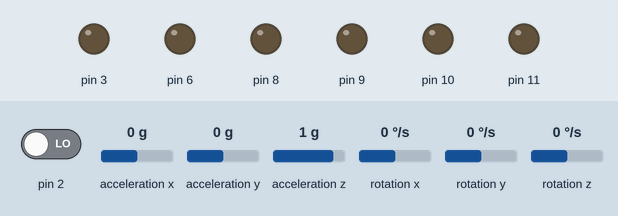
Recording of a sketch running on a simulated Arduino Uno, built with avr-gcc and run on an emulated ATmega328P. Shown: output pins drawn as LEDs (lit = HIGH). The test bench sets the inputs (shaded band); at power-on: pin 2 LOW, acceleration x 0 g, acceleration y 0 g, acceleration z 1 g, rotation x 0 °/s, rotation y 0 °/s, rotation z 0 °/s. The sensor or clock chip raises its interrupt line as the real part does; what the sketch prints to the serial monitor is not drawn.

Above: at 0.1 s.
At 0.6 s:
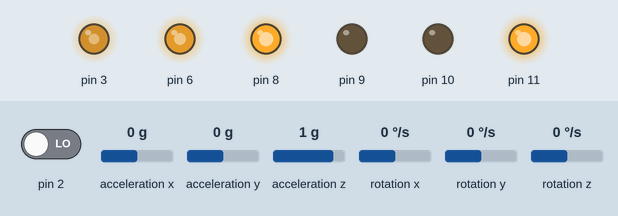
Timing chart, 0 to 2.1 s (numbered marks = the images above):
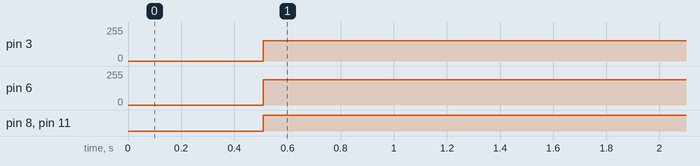

The sketch:

Codigo_Arduino_Equilibrista.ino
```cpp
#include <PID_v1.h> // Inclui biblioteca do PID
#include <LMotorController.h> // Inclui biblioteca do controlador de motores DC
#include "I2Cdev.h"  // Inclui a biblioteca I2C (Protocolo de comunicação usado pelo MPU6050)

#include "MPU6050_6Axis_MotionApps20.h" // Inclui a biblioteca MPU6050_6Axis_MotionApps20 (Configuração do modo escolhido para setup no MPU6050)


#if I2CDEV_IMPLEMENTATION == I2CDEV_ARDUINO_WIRE //Implementa se necessário uma comunicação para o arduino com o protocolo I2C incluindo-se a biblioteca Wire
    #include "Wire.h" // Inclui biblioteca Wire (Comunicação do arduino com o protocolo I2C)
#endif //Fim da macro condição


#define LOG_INPUT 1 // Define a constante LOG_INPUT, se for diferente de 0 imprime no serial os valores obtidos pelo giroscópio; se for 0 não imprime
#define MANUAL_TUNING 0 // Define a constante MANUAL_TUNING, se for diferente de 0 a configuração do PID se dar por forma manual (Através dos potenciômetros); se for 0 usa o PID pré-definido
#define LOG_PID_CONSTANTS 0 //Define a constante LOG_PID_CONSTANTS, se for diferente de 0 imprime no serial os valores manuiais obtidos de Kp, Ki e Kd; se for 0 não imprime
#define MOVE_BACK_FORTH 0 // Define a constante MOVE_BACK_FORTH, se for diferente de 0, a função é invocada e aumenta e diminua do setpoint valor de movingAngleOffset a cada 5 segundos, se for 0 não invoca a função
#define MIN_ABS_SPEED 30 // Define a constante MIN_ABS_SPEED, que será o menor valor de velocidade para os motores

// MPU


MPU6050 mpu; //Inclui as funções do MPU6050

// MPU controle/status das variáveis
bool dmpReady = false;  // Verifica se a conexão com o DMP (Digital Motion Processor) no MPU6050 foi realizada com sucesso, se sim recebe True
uint8_t mpuIntStatus;   // Mantém o byte atual do estado de interrupção do MPU6050
uint8_t devStatus;      // Retorno após cada operação do dispositivo com a comunicação I2Cdev (se for igual a 0 sucesso, se for diferente de 0 erro)
uint16_t packetSize;    // Tamanho do pacote DMP esperado (o padrão é 42 bytes)
uint16_t fifoCount;     // Contagem de todos os bytes atualmente no FIFO (acrônimo para First In, First Out, que em português significa primeiro a entrar, primeiro a sair)
uint8_t fifoBuffer[64]; // Buffer de armazenamento do FIFO

// Orientação/Movimento das variáveis
Quaternion q;           // [w, x, y, z]         Recipiente quaternion
VectorFloat gravity;    // [x, y, z]            Vetor gravidade
float ypr[3];           // [yaw, pitch, roll]   yaw/pitch/roll Recipiente e vetor gravidade (ypr[3] é igual a 3 pois usamos o valor de roll)


// PID

#if MANUAL_TUNING // Macro condição, se a constante MANUAL-TUNING for diferente de 0 realiza os comandos do encadeamento abaixo
  double kp , ki, kd; // Define kp, ki e kd como sendo do tipo double
  double prevKp, prevKi, prevKd; // Define prevKp, prevKi e prevKd como sendo do tipo double
#endif // Encerra a Macro condição
double originalSetpoint = 183; // Define originalSetpoint como sendo do tipo double (Esse valor é o ângulo desejado para o robô)
double setpoint = originalSetpoint; // Define setpoint como sendo do tipo double e igual ao originalSetpoint (Para efeito de cálculos no PID)
double movingAngleOffset = 0.3; // Define movingAngleOffset como sendo do tipo double (Valor para ser acrescentado e diminuido no setpoint se a constante MOVE_BACK_FORTH for != 0)
double input, output; // Define input e output como sendo do tipo double (Valores de entrada e saída do cálculo PID)
int moveState=0; // Define moveState como sendo do tipo int (Inteiros) função do movimento do robô, se for 0 = balanceado; 1 = para trás; 2 = frente

#if MANUAL_TUNING // Macro condição, se a constante MANUAL_TUNING for diferente de 0 realiza o comando abaixo (Ajuste do PID de forma Manual com potenciômetros)
  PID pid(&input, &output, &setpoint, 0, 0, 0, DIRECT); // Define a função do PID com os valores informados para o input, output, setpoint, Kp, Ki, Kd e o sentido de direção do controle
#else // Macro condição, se não for diferente de 0 realiza o comando abaixo (Ajuste pré-definido do PID, "forma Automática")
  PID pid(&input, &output, &setpoint, 21, 47, 0.4, DIRECT); // Define a função do PID com os valores informados para o input, output, setpoint, Kp, Ki, Kd e o sentido de direção do controle
#endif  // Encerra a Macro condição
//Obs: Valores Manuais para o PID melhores aceitos no nosso robô KP = 21 KI = 47 KD = 0.4

// Controle do MOTOR


int ENA = 3; // Pino de Saída do controle PWM do motor Esquerdo
int IN1 = 8; // Pino de Saída da ligação do motor Esquerdo, HIGH ou LOW
int IN2 = 9; // Pino de Saída da ligação do motor Esquerdo, HIGH ou LOW
int IN3 = 11; // Pino de Saída da ligação do motor Direito, HIGH ou LOW
int IN4 = 10; // Pino de Saída da ligação do motor Direito, HIGH ou LOW
int ENB = 6; // Pino de Saída do controle PWM do motor Direito


LMotorController motorController(ENA, IN1, IN2, ENB, IN3, IN4, 0.6, 0.75); // Define os pinos na função da biblioteca de controle de motores DC e as constantes de velocidade dos motores


// Temporizadores


long time1Hz = 0; // Define time1Hz como sendo do tipo long
long time5Hz = 0; // Define time5Hz como sendo do tipo long


volatile bool mpuInterrupt = false;     // indica se o pino de interrupção do MPU6050 foi alto (HIGH)
void dmpDataReady() // Define a função dmpDataReady para verificação de inicialização do DMP (Digital Motion Processor)
{
    mpuInterrupt = true; // Análisa se houve interrupção do MPU6050 se sim recebe True
}


void setup() //Função de configuração do setup para inicialização no arduino
{
    // aderir ao barramento I2C (a biblioteca I2Cdev não faz isso automaticamente)
    #if I2CDEV_IMPLEMENTATION == I2CDEV_ARDUINO_WIRE  // Verifica se a implementação da comunicação I2Cdev com o arduino é compatível com as funções I2CDEV_ARDUINO_WIRE
        Wire.begin(); // Inicia a comunicação com o MPU6050 e o arduino
        TWBR = 24; // Define a velocidade do Clock de comunicação do MPU e o CPU do arduino
    #elif I2CDEV_IMPLEMENTATION == I2CDEV_BUILTIN_FASTWIRE //Se não, verifica se a implementação da comunicação I2Cdev com o arduino é compatível com as funções I2CDEV_BUILTIN_FASTWIRE
        Fastwire::setup(400, true); // Inicia a função de comunicação do MPU com o arduino pela biblioteca Fastwire definindo os paramêtros da função
    #endif // Encerra a Macro condição

    //Inicia a porta de comunicação Serial
    Serial.begin(115200);

    // Inicia o dispostivo de comunicação I2C (MPU6050)
    Serial.println(F("Initializing I2C devices...")); // Imprime no Serial, inicialização dos dispositivos I2C
    mpu.initialize(); // Função de inicialização do MPU6050

    // Verifica a conexão do dispositivo com o arduino
    Serial.println(F("Testing device connections...")); // Imprime no serial, Teste de conexão com o dispositivo
    Serial.println(mpu.testConnection() ? F("MPU6050 connection successful") : F("MPU6050 connection failed")); //Realiza a função de teste de conexão com o MPU e imprime se falhou ou funcionou

    // Carrega e configura o DMP (Digital Motion Processor)
    Serial.println(F("Initializing DMP...")); // Imprime na tela, inicialização do DMP
    devStatus = mpu.dmpInitialize(); // Invoca a função de inicialização do DMP e salva seu retorno na variável devStatus

    // Forneça os valores de deslocamentos do giroscópio, ajustados para a sensibilidade mínima
    mpu.setXGyroOffset(220); // Define o valor como paramêtro da função para o ângulo X do Giroscópio
    mpu.setYGyroOffset(76); // Define o valor como paramêtro da função para o ângulo Y do Giroscópio
    mpu.setZGyroOffset(-85); // Define o valor como paramêtro da função para o ângulo Y do Giroscópio
    mpu.setZAccelOffset(1788); // Define o valor como paramêtro da função para o ângulo Z do Acelerômetro

    // Certifica-se se o valor da inicialização do DMP foi realizada com sucesso (retorna 0 se assim for)
    if (devStatus == 0)
    {
        // Liga o DMP, agora que está ok (Passou no teste)
        Serial.println(F("Enabling DMP...")); // Imprime no Serial, Habilitando o DMP
        mpu.setDMPEnabled(true); // Invoca a função de habilitação do DMP passando o paramêtro verdadeiro

        // Ativa a detecção de interrupção do Arduino
        Serial.println(F("Enabling interrupt detection (Arduino external interrupt 0)...")); // Imprime no Serial, Habilitação de detecção de interrupação (Externo ao arduino interrupção 0)
        attachInterrupt(0, dmpDataReady, RISING); // Invoca a função de interrupção do MPU6050 com os paramêtros fornecidos entre parênteses
        mpuIntStatus = mpu.getIntStatus(); // Invoca a função do status do funcionamento da interrupção do MPU6050 e salva o retorno na variável mpuIntStatus

        // define nosso sinalizador DMP Ready para que a função loop () principal saiba que está tudo ok
        Serial.println(F("DMP ready! Waiting for first interrupt...")); // Imprime no Serial que o DMP está ok e aguardando interrupções do MPU6050
        dmpReady = true; // A variável dmpReady recebe o valor bolleano Verdadeiro

        // obter tamanho de pacote DMP esperado para comparação posterior
        packetSize = mpu.dmpGetFIFOPacketSize();

        // Configuração do PID

        pid.SetMode(AUTOMATIC); // Invoca a função de definição do modo do PID e realiza o setup da forma escolhida
        pid.SetSampleTime(10); // Invoca a função do tempo de amostragem do PID (Tempo de realização dos cálculos em milisegundos)
        pid.SetOutputLimits(-255, 255); // Invoca a função da saída limite do PID e define os valores máximo e mínimo
    }
    else // Se a inicialização do DMP falhou realiza os códigos abaixo
    {
        // ERRO!
        Serial.print(F("DMP Initialization failed (code ")); // Imprime no Serial, inicialização do DMP falhou (código da falha)
        Serial.print(devStatus); // Imprime no Serial, o código da falha presente na variável devStatus
        Serial.println(F(")")); // Imprime no Serial, ")
    }
}


void loop()  //Função de configuração do loop de repetição do arduino
{
    // se a programação de configuração falhou, não realiza nada do loop
    if (!dmpReady) return;

    // aguarde interrupção do MPU com pacote(s) extra disponível
    while (!mpuInterrupt && fifoCount < packetSize)
    {

        // Quando o MPU6050 envia os dados, é executado os cálculos do PID e de acordo com o cálculo define a velocidade de saída para os motores
        pid.Compute(); // Invoca a função do cálculo do PID da biblioteca do arduino
        motorController.move(output, MIN_ABS_SPEED); // Invoca a função de controle dos motores DC Usando como paramêtros os motores a velocidade (output do PID) e a velociade Mínima

        unsigned long currentMillis = millis(); // Define currentMillis como sendo do tipo unsigned long, que recebe os milisegundos de cada loop

        if (currentMillis - time1Hz >= 1000) // Se o tempo de currentMillis menos o tempo de time1Hz for menor ou igual a 1000 realiza o código abaixo
        {
            loopAt1Hz(); // Invoca a função loopAt1Hz que está definida próxima ao final do código
            time1Hz = currentMillis; // Define que a variável time1Hz é igual a variável currentMillis (De 1000 em 1000 "A cada segundo")
        }

        if (currentMillis - time5Hz >= 5000) // Se o tempo de currentMillis menos o tempo de time5Hz for menor ou igual a 5000 realiza o código abaixo
        {
            loopAt5Hz(); // Invoca a função loopAt1Hz que está definida próxima ao final do código
            time5Hz = currentMillis; // Define que a variável time1Hz é igual a variável currentMillis (De 5000 em 5000 "A cada 5 segundos")
        }
    }

    // redefini o sinalizador de interrupção e obtém o valor do byte INT_STATUS
    mpuInterrupt = false; // A variável mpuInterrupt recebe Falso para redefinição
    mpuIntStatus = mpu.getIntStatus(); // A variável mpuIntStatus recebe o valor do estado do byte de interrupção do MPU6050

    // Obter conta FIFO atual
    fifoCount = mpu.getFIFOCount();

    // Verifica se ocorre Overflow "estouro da memória" (Não deve acontecer com frêquencia)
    if ((mpuIntStatus & 0x10) || fifoCount == 1024)
    {
        // Se acontecer o overflow o FIFO do MPU6050 é resetado para continuar limpo
        mpu.resetFIFO(); // Função que reseta o FIFO (acrônimo para First In, First Out, que em português significa primeiro a entrar, primeiro a sair) do MPU6050
        Serial.println(F("FIFO overflow!")); // Imprime no Serial, que aconteceu overflow no FIFO
    }

    // Caso contrário, verifica se há interrupção pronta de dados do DMP (isso deve acontecer com freqüência)
    else if (mpuIntStatus & 0x02)
    {
        // Aguarda o comprimento correto dos dados disponíveis, deve ser uma espera MUITO curta
        while (fifoCount < packetSize) fifoCount = mpu.getFIFOCount();

        // Ler um pacote de FIFO
        mpu.getFIFOBytes(fifoBuffer, packetSize);

        // Pista FIFO contagem aqui caso haja mais que 1 pacote disponível
        // (Isso nos permite ler imediatamente mais sem esperar por uma interrupção de novos dados)
        fifoCount -= packetSize;

        mpu.dmpGetQuaternion(&q, fifoBuffer); // Lê os valores do recepiente quartenion do MPU6050 obtidos pelo DMP e com uma ordem FIFO
        mpu.dmpGetGravity(&gravity, &q); // Lê os valores da gravidade do MPU6050 obtidos pelo DMP e com uma ordem FIFO
        mpu.dmpGetYawPitchRoll(ypr, &q, &gravity); // Lê os valores de Yaw, Pitch e Roll do MPU6050 obtidos pelo DMP e com uma ordem FIFO
        #if LOG_INPUT // Se a constante LOG_INPUT da Macro decisão for diferente de 0 imprime no Serial os valores de Yaw, Pitch e Roll obtidos pelo MPU6050, Se for igual a 0 não imprime
            Serial.print("ypr\t"); // Imprime no Serial, "ypr" (Que significa Yaw, Pitch e Roll, respectivamente do MPU6050)
            Serial.print(ypr[0] * 180/M_PI); // Imprime no Serial, o valor de Yaw
            Serial.print("\t"); // Imprime um espaçamento de tabulação (tab)
            Serial.print(ypr[1] * 180/M_PI); // Imprime no Serial, o valor de Pitch
            Serial.print("\t"); // Imprime um espaçamento de tabulação (tab)
            Serial.println(ypr[2] * 180/M_PI); // Imprime no Serial, o valor de Roll
        #endif // Encerra a Macro condição
        input = ypr[2] * 180/M_PI + 180; // Seleciona o valor desejado para o programa, se ypr[0] = Yaw, se ypr[1] = Pitch, se ypr[2] = Roll
                                         // Armazena no input para o cálculo do PID o valor desejado para o robô, (No nosso caso o valor de Roll ypr[2])
   }
}


void loopAt1Hz() // Define a função loopAt1Hz (É realizada a cada segundo)
{
#if MANUAL_TUNING // Se a constante MANUAL_TUNING for diferente de 0, é realizado o comando abaixo
    setPIDTuningValues(); // Define os valores do Kp, Ki e Kd do PID, que podem ser definidos pelos potenciômetros
#endif // Encerra a Macro condição
}


void loopAt5Hz() // Define a função loopAt5Hz (É realizada a cada 5 segundos)
{
    #if MOVE_BACK_FORTH // Se a constante MOVE_BACK_FORTH for diferente de 0, é realizado o comando abaixo
        moveBackForth(); // Invoca a função moveBackForth que está definida logo abaixo
    #endif // Encerra a Macro condição
}


//move back and forth


void moveBackForth() // Define a função moveBackForth()
{
    moveState++; // Adiciona 1 cada vez que a função é invocada (A cada 5 Segundos)
    if (moveState > 2) moveState = 0; // Se a variável moveState for maior que 2 ela é zerada

    if (moveState == 0) // Se a variável moveState for igual a zero, o setpoint será igual ao setpoint original
      setpoint = originalSetpoint; // setpoint recebe o originalSetpoint (Setpoint originalmente definido)
    else if (moveState == 1) // Se a variável moveState for igual a um, o setpoint será subtraído do movingAngleOffset
      setpoint = originalSetpoint - movingAngleOffset; // setpoint recebe o originalSetpoint - movingAngle (Setpoint originalmente definido menos o ângulo de variação definido)
    else // Se a variável moveState for igual a dois, o setpoint será acrescido do movingAngleOffset
      setpoint = originalSetpoint + movingAngleOffset; // setpoint recebe o originalSetpoint + movingAngle (Setpoint originalmente definido mais o ângulo de variação definido)
      // Essa função tem o propósito de simular uma variação no ângulo de equilibrio (Setpoint) do robô, fazendo com que de acordo com as definições se movimente para frente e para trás
      // A variação do ângulo original depende das definições do originalSetpoint e movingAngleOffset definidos, quanto maior o movingAngleOffset mair será a variação do setpoint
      // Essa função é invocada no loopAt5Hz sendo assim, a alteração do setpoint se da a cada 5 segundos
}


//PID Configuração (com 3 potenciômetros)

#if MANUAL_TUNING // Se a constante MANUAL_TUNING for diferente de 0 a macro decisão realiza os códigos abaixo
void setPIDTuningValues() // Invoca a função de setup do PID
{
    readPIDTuningValues(); // Lê os valores das constantes configuradas para o PID

    if (kp != prevKp || ki != prevKi || kd != prevKd) // Se os valores antigos das constantes antigas forem diferentes das atuais, realiza os códigos abaixo
    {
#if LOG_PID_CONSTANTS // Se a constante LOG_PID_CONSTANTS for diferente de zero (Recomendado se a configuração for alterada para manual), realiza o código abaixo
        Serial.print(kp);Serial.print(", ");Serial.print(ki);Serial.print(", ");Serial.println(kd); // Imprime no Serial, os valores de Kp, Ki e Kd obtidos pelos potenciômetros
#endif // Encerra a Macro condição

        pid.SetTunings(kp, ki, kd); // Como os valores atuais são diferentes dos antigos, invoca a função de configuração do PID e faz o setup dos novos valores
        prevKp = kp; prevKi = ki; prevKd = kd; // Define que os valores antigos são iguais aos atuais após a configuração
    }
}

void readPIDTuningValues() // Define a função readPIDTuningValues(), para leitura dos valores das constantes do PID atráves dos potenciômetros
{
    int potKp = analogRead(A0); //Define potKp como sendo int (inteiros), que recebe o valor do potenciômetro do pino A0 do arduino
    int potKi = analogRead(A1); //Define potKi como sendo int (inteiros), que recebe o valor do potenciômetro do pino A1 do arduino
    int potKd = analogRead(A2); //Define potKd como sendo int (inteiros), que recebe o valor do potenciômetro do pino A2 do arduino

    kp = map(potKp, 0, 1023, 0, 25000) / 100.0; //0 - 250 Faz um novo mapeamento "Regra de Três" dos novos valores máximos e mínimos da leitura do potenciômetro representando Kp
    ki = map(potKi, 0, 1023, 0, 100000) / 100.0; //0 - 1000 Faz um novo mapeamento "Regra de Três" dos novos valores máximos e mínimos da leitura do potenciômetro representando Ki
    kd = map(potKd, 0, 1023, 0, 500) / 100.0; //0 - 5 Faz um novo mapeamento "Regra de Três" dos novos valores máximos e mínimos da leitura do potenciômetro representando Kd
}
#endif // Encerra a Macro condição
```

Measured:
- by itself, pin 3: 0/255 → 153/255 at 0.51 s
- by itself, pin 6: 0/255 → 191/255 at 0.51 s
- by itself, pin 8, pin 11: LOW → HIGH at 0.51 s
